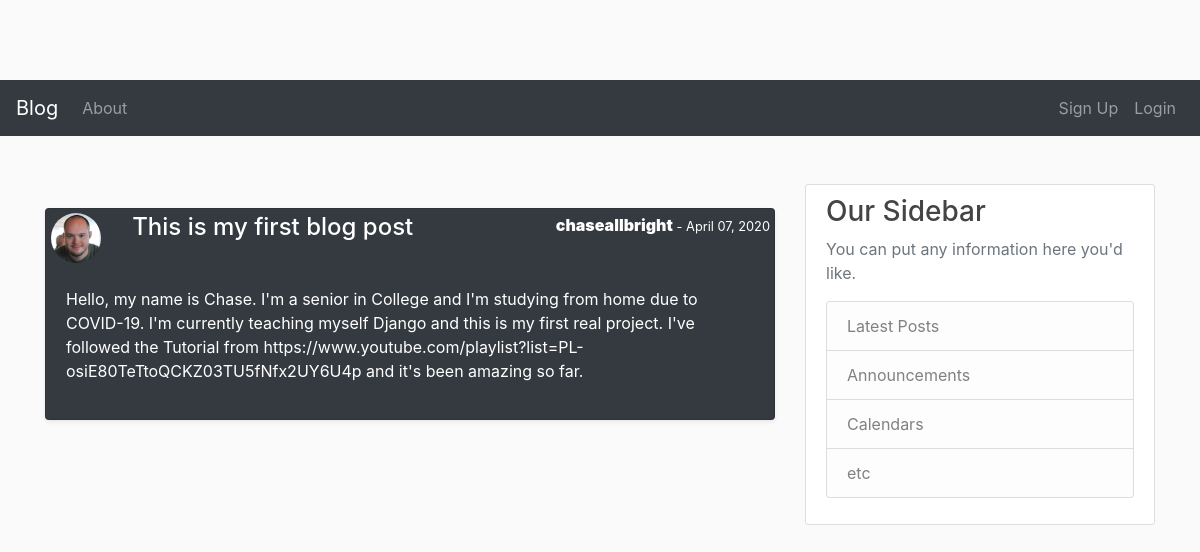
Screenshot of /blog/ with the database file from the repository.
### blogapp/models.py (models this page shows, shortened)
class Post(models.Model):
    title = models.CharField(max_length=100)
    content = models.TextField()
    date_posted = models.DateTimeField(default=timezone.now)
    author = models.ForeignKey(User, on_delete=models.CASCADE)

### users/models.py (models this page shows, shortened)
class Profile(models.Model):
    user = models.OneToOneField(User, on_delete=models.CASCADE)
    image = models.ImageField(default='default.jpg', upload_to='profile_pics')

### blogapp/views.py (the view)
# urls.py: path('', PostListView.as_view(), name='blog-home'),
class PostListView(ListView):
    model = Post
    template_name = 'blogapp/home.html'
    context_object_name = 'posts'
    ordering = ['-date_posted']
    paginate_by = 5

### templates/blogapp/home.html
{% extends "blogapp/base.html" %}
{% block content %}
<br>
{% for post in posts %}
<div class="card shadow-sm text-white bg-dark  p-0 mb-3  ">
    <div class="row p-1">
        <img class=" ml-3 align-self-start rounded-circle" style="height: 50px;" src="{{ post.author.profile.image.url }}" alt="dicks">
        <div class="col"><h4 class=" pl-3 text-left text-bold"><a class="text-white" href="{% url 'post-detail' post.id %}">{{ post.title }}</a></h4>
        </div>
        <div class="col text-right align-right text-align-center">
                <p class="d-inline font-weight-bolder text-white">
                    <a class=" d-inline font-weight-bolder text-white" href="#">{{ post.author }}</a>
                </p>
                <small class="">- {{ post.date_posted|date:"F d, Y" }}</small>
        </div>
    </div>
    <div class="card-body">
        <p class="">{{ post.content }}</p>
    </div>
</div>
{% endfor %}
{% endblock content %}

### static/blogapp/main.css (style rules this page uses)
body { background: #fafafa; color: #333333; margin-top: 5rem; }
h1, h2, h3, h4, h5, h6 { color: #444444; }

### rows the page displays
Post: author.profile.image (picture), title "This is my first blog post", author "chaseallbright", date_posted "April 07, 2020", content "Hello, my name is Chase. I'm a senior in College and I'm studying from home due to COVID-19. I'm currently teaching myself Django and this is my first real project. I've followed the Tutorial from https://www.youtube.com/playlist?list=PL-osiE80TeTtoQCKZ03TU5fNfx2UY6U4p and it's been amazing so far."
